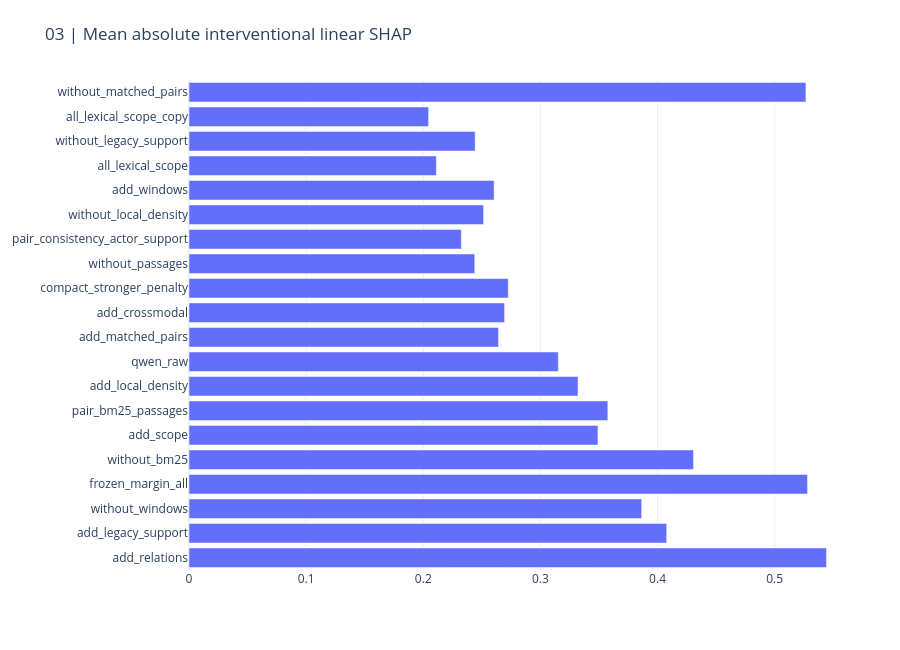
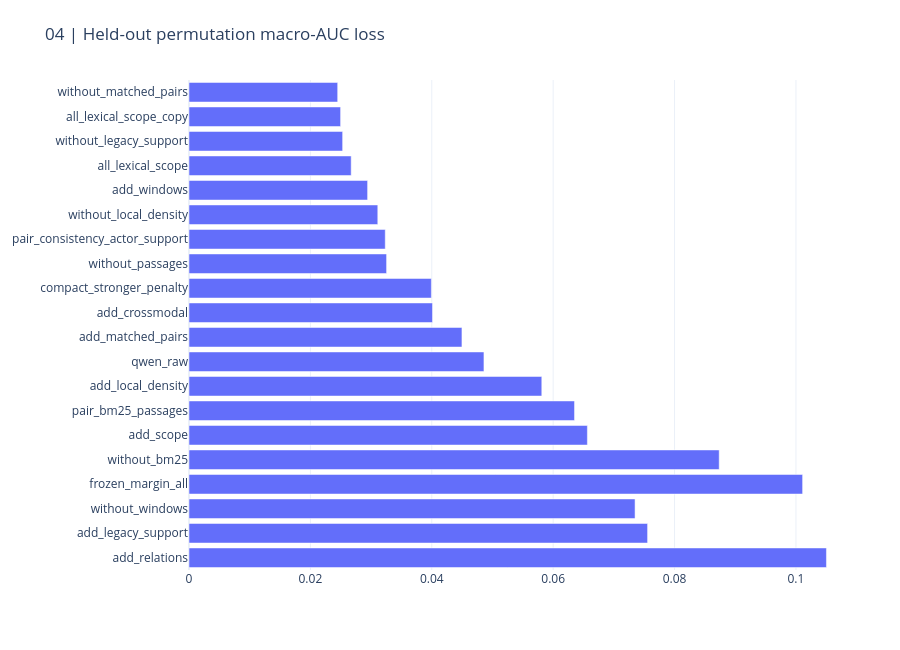

The notebook cell saved with these charts, in order:
### Markdown cell above
## SHAP + held-out permutation importance

For the linear meta-model, SHAP is exact under the independent-background linear formulation. Permutation importance is measured with the registered macro-AUC metric on held-out inner folds. Correlated readouts are clustered before count selection.

### Code cell
display(pd.DataFrame(result['importance']).head(20))
CHARTS[2].show(renderer='plotly_mimetype'); CHARTS[3].show(renderer='plotly_mimetype')

### Figure 1 — Plotly figure (JSON) as saved in the notebook; plotly's stock layout.template omitted (floating-point values rounded to 4 significant figures)
{"data": [{"orientation": "h", "type": "bar", "x": [0.5442, 0.4078, 0.3864, 0.528, 0.4307, 0.3491, 0.3576, 0.3321, 0.3153, 0.2642, 0.2694, 0.2725, 0.2439, 0.2325, 0.2515, 0.2605, 0.2112, 0.2443, 0.2045, 0.5267], "y": ["add_relations", "add_legacy_support", "without_windows", "frozen_margin_all", "without_bm25", "add_scope", "pair_bm25_passages", "add_local_density", "qwen_raw", "add_matched_pairs", "add_crossmodal", "compact_stronger_penalty", "without_passages", "pair_consistency_actor_support", "without_local_density", "add_windows", "all_lexical_scope", "without_legacy_support", "all_lexical_scope_copy", "without_matched_pairs"]}], "layout": {"height": 650, "margin": {"b": 80, "l": 100, "r": 40, "t": 80}, "title": {"text": "03 | Mean absolute interventional linear SHAP"}}}

### Figure 2 — Plotly figure (JSON) as saved in the notebook; plotly's stock layout.template omitted (floating-point values rounded to 4 significant figures)
{"data": [{"orientation": "h", "type": "bar", "x": [0.105, 0.07555, 0.07349, 0.1011, 0.08736, 0.06564, 0.06352, 0.05812, 0.04859, 0.04497, 0.04012, 0.03993, 0.03255, 0.03233, 0.03111, 0.02943, 0.02672, 0.02531, 0.02498, 0.0245], "y": ["add_relations", "add_legacy_support", "without_windows", "frozen_margin_all", "without_bm25", "add_scope", "pair_bm25_passages", "add_local_density", "qwen_raw", "add_matched_pairs", "add_crossmodal", "compact_stronger_penalty", "without_passages", "pair_consistency_actor_support", "without_local_density", "add_windows", "all_lexical_scope", "without_legacy_support", "all_lexical_scope_copy", "without_matched_pairs"]}], "layout": {"height": 650, "margin": {"b": 80, "l": 100, "r": 40, "t": 80}, "title": {"text": "04 | Held-out permutation macro-AUC loss"}}}
